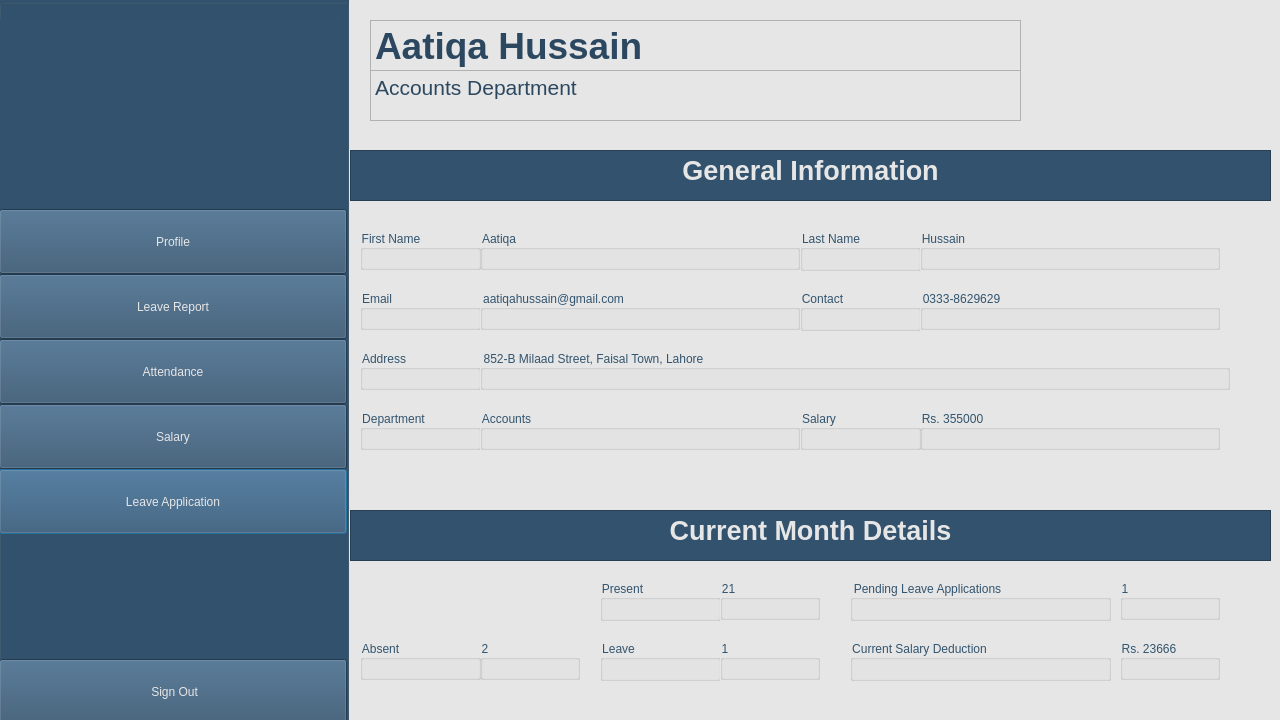
<?xml version="1.0" encoding="UTF-8"?>
<ui version="4.0">
 <class>Employee</class>
 <widget class="QDialog" name="Employee">
  <property name="geometry">
   <rect>
    <x>0</x>
    <y>0</y>
    <width>1280</width>
    <height>720</height>
   </rect>
  </property>
  <property name="minimumSize">
   <size>
    <width>1280</width>
    <height>720</height>
   </size>
  </property>
  <property name="maximumSize">
   <size>
    <width>1280</width>
    <height>720</height>
   </size>
  </property>
  <property name="mouseTracking">
   <bool>true</bool>
  </property>
  <property name="tabletTracking">
   <bool>true</bool>
  </property>
  <property name="windowTitle">
   <string>Dialog</string>
  </property>
  <property name="styleSheet">
   <string notr="true">background-color: rgb(230, 230, 230);</string>
  </property>
  <widget class="QGroupBox" name="side_bar">
   <property name="geometry">
    <rect>
     <x>-1</x>
     <y>-1</y>
     <width>350</width>
     <height>722</height>
    </rect>
   </property>
   <property name="minimumSize">
    <size>
     <width>350</width>
     <height>722</height>
    </size>
   </property>
   <property name="maximumSize">
    <size>
     <width>350</width>
     <height>722</height>
    </size>
   </property>
   <property name="styleSheet">
    <string notr="true">background-color: rgb(50, 82, 110);</string>
   </property>
   <property name="title">
    <string/>
   </property>
   <widget class="QLabel" name="logo">
    <property name="geometry">
     <rect>
      <x>0</x>
      <y>20</y>
      <width>341</width>
      <height>191</height>
     </rect>
    </property>
    <property name="text">
     <string/>
    </property>
    <property name="pixmap">
     <pixmap>../Images/logo-grey.png</pixmap>
    </property>
    <property name="scaledContents">
     <bool>true</bool>
    </property>
   </widget>
   <widget class="QPushButton" name="profile">
    <property name="geometry">
     <rect>
      <x>0</x>
      <y>470</y>
      <width>348</width>
      <height>65</height>
     </rect>
    </property>
    <property name="minimumSize">
     <size>
      <width>348</width>
      <height>65</height>
     </size>
    </property>
    <property name="maximumSize">
     <size>
      <width>348</width>
      <height>65</height>
     </size>
    </property>
    <property name="cursor">
     <cursorShape>PointingHandCursor</cursorShape>
    </property>
    <property name="styleSheet">
     <string notr="true">font: 20pt &quot;Sitka&quot; rgb(255, 255, 255);
color: rgb(230, 230, 230);</string>
    </property>
    <property name="text">
     <string>Leave Application</string>
    </property>
   </widget>
   <widget class="QPushButton" name="leave_report">
    <property name="geometry">
     <rect>
      <x>0</x>
      <y>210</y>
      <width>348</width>
      <height>65</height>
     </rect>
    </property>
    <property name="minimumSize">
     <size>
      <width>348</width>
      <height>65</height>
     </size>
    </property>
    <property name="maximumSize">
     <size>
      <width>348</width>
      <height>65</height>
     </size>
    </property>
    <property name="cursor">
     <cursorShape>PointingHandCursor</cursorShape>
    </property>
    <property name="styleSheet">
     <string notr="true">font: 20pt &quot;Sitka&quot;;
color: rgb(230, 230, 230);</string>
    </property>
    <property name="text">
     <string>Profile</string>
    </property>
   </widget>
   <widget class="QPushButton" name="leave_application">
    <property name="geometry">
     <rect>
      <x>0</x>
      <y>405</y>
      <width>348</width>
      <height>65</height>
     </rect>
    </property>
    <property name="minimumSize">
     <size>
      <width>348</width>
      <height>65</height>
     </size>
    </property>
    <property name="maximumSize">
     <size>
      <width>348</width>
      <height>65</height>
     </size>
    </property>
    <property name="cursor">
     <cursorShape>PointingHandCursor</cursorShape>
    </property>
    <property name="styleSheet">
     <string notr="true">font: 20pt &quot;Sitka&quot; rgb(255, 255, 255);
color: rgb(230, 230, 230);</string>
    </property>
    <property name="text">
     <string>Salary</string>
    </property>
   </widget>
   <widget class="QPushButton" name="salary">
    <property name="geometry">
     <rect>
      <x>0</x>
      <y>275</y>
      <width>348</width>
      <height>65</height>
     </rect>
    </property>
    <property name="minimumSize">
     <size>
      <width>348</width>
      <height>65</height>
     </size>
    </property>
    <property name="maximumSize">
     <size>
      <width>348</width>
      <height>65</height>
     </size>
    </property>
    <property name="cursor">
     <cursorShape>PointingHandCursor</cursorShape>
    </property>
    <property name="styleSheet">
     <string notr="true">font: 20pt &quot;Sitka&quot; rgb(255, 255, 255);
color: rgb(230, 230, 230);</string>
    </property>
    <property name="text">
     <string>Leave Report</string>
    </property>
   </widget>
   <widget class="QPushButton" name="attendance">
    <property name="geometry">
     <rect>
      <x>0</x>
      <y>340</y>
      <width>348</width>
      <height>65</height>
     </rect>
    </property>
    <property name="minimumSize">
     <size>
      <width>348</width>
      <height>65</height>
     </size>
    </property>
    <property name="maximumSize">
     <size>
      <width>348</width>
      <height>65</height>
     </size>
    </property>
    <property name="cursor">
     <cursorShape>PointingHandCursor</cursorShape>
    </property>
    <property name="styleSheet">
     <string notr="true">font: 20pt &quot;Sitka&quot; rgb(255, 255, 255);
color: rgb(230, 230, 230);</string>
    </property>
    <property name="text">
     <string>Attendance</string>
    </property>
   </widget>
   <widget class="QPushButton" name="sign_out">
    <property name="geometry">
     <rect>
      <x>0</x>
      <y>660</y>
      <width>348</width>
      <height>65</height>
     </rect>
    </property>
    <property name="minimumSize">
     <size>
      <width>348</width>
      <height>65</height>
     </size>
    </property>
    <property name="maximumSize">
     <size>
      <width>348</width>
      <height>65</height>
     </size>
    </property>
    <property name="cursor">
     <cursorShape>PointingHandCursor</cursorShape>
    </property>
    <property name="styleSheet">
     <string notr="true">font: italic 18pt &quot;Sitka&quot; rgb(255, 255, 255);
color: rgb(230, 230, 230);</string>
    </property>
    <property name="text">
     <string>  Sign Out </string>
    </property>
    <property name="icon">
     <iconset>
      <normaloff>../Images/sign out-grey.png</normaloff>
      <normalon>../Images/sign out-grey.png</normalon>../Images/sign out-grey.png</iconset>
    </property>
    <property name="iconSize">
     <size>
      <width>30</width>
      <height>30</height>
     </size>
    </property>
   </widget>
  </widget>
  <widget class="QStackedWidget" name="Pages">
   <property name="geometry">
    <rect>
     <x>350</x>
     <y>0</y>
     <width>930</width>
     <height>720</height>
    </rect>
   </property>
   <property name="currentIndex">
    <number>0</number>
   </property>
   <widget class="QWidget" name="Profile_Page">
    <widget class="QGroupBox" name="l_name">
     <property name="geometry">
      <rect>
       <x>450</x>
       <y>230</y>
       <width>121</width>
       <height>41</height>
      </rect>
     </property>
     <property name="styleSheet">
      <string notr="true">color: rgb(50, 84, 110);
font: 700 14pt &quot;Segoe UI&quot;;
</string>
     </property>
     <property name="title">
      <string>Last Name</string>
     </property>
     <layout class="QHBoxLayout" name="horizontalLayout_5"/>
    </widget>
    <widget class="QGroupBox" name="address">
     <property name="geometry">
      <rect>
       <x>10</x>
       <y>350</y>
       <width>121</width>
       <height>40</height>
      </rect>
     </property>
     <property name="minimumSize">
      <size>
       <width>0</width>
       <height>40</height>
      </size>
     </property>
     <property name="maximumSize">
      <size>
       <width>16777215</width>
       <height>40</height>
      </size>
     </property>
     <property name="styleSheet">
      <string notr="true">color: rgb(50, 84, 110);
font: 700 14pt &quot;Segoe UI&quot;;
</string>
     </property>
     <property name="title">
      <string>Address</string>
     </property>
     <layout class="QHBoxLayout" name="horizontalLayout_2"/>
    </widget>
    <widget class="QGroupBox" name="salary_input">
     <property name="geometry">
      <rect>
       <x>570</x>
       <y>410</y>
       <width>300</width>
       <height>40</height>
      </rect>
     </property>
     <property name="minimumSize">
      <size>
       <width>300</width>
       <height>40</height>
      </size>
     </property>
     <property name="maximumSize">
      <size>
       <width>300</width>
       <height>40</height>
      </size>
     </property>
     <property name="styleSheet">
      <string notr="true">color: rgb(50, 84, 110);
font: 14pt &quot;Segoe UI&quot;;
</string>
     </property>
     <property name="title">
      <string>Rs. 355000</string>
     </property>
     <layout class="QHBoxLayout" name="horizontalLayout_16"/>
    </widget>
    <widget class="QGroupBox" name="absent_input">
     <property name="geometry">
      <rect>
       <x>130</x>
       <y>640</y>
       <width>100</width>
       <height>40</height>
      </rect>
     </property>
     <property name="minimumSize">
      <size>
       <width>100</width>
       <height>40</height>
      </size>
     </property>
     <property name="maximumSize">
      <size>
       <width>100</width>
       <height>40</height>
      </size>
     </property>
     <property name="styleSheet">
      <string notr="true">color: rgb(50, 84, 110);
font: 14pt &quot;Segoe UI&quot;;
</string>
     </property>
     <property name="title">
      <string>2</string>
     </property>
     <layout class="QHBoxLayout" name="horizontalLayout_38"/>
    </widget>
    <widget class="QGroupBox" name="pending_applications_input">
     <property name="geometry">
      <rect>
       <x>770</x>
       <y>580</y>
       <width>100</width>
       <height>40</height>
      </rect>
     </property>
     <property name="minimumSize">
      <size>
       <width>100</width>
       <height>40</height>
      </size>
     </property>
     <property name="maximumSize">
      <size>
       <width>100</width>
       <height>40</height>
      </size>
     </property>
     <property name="styleSheet">
      <string notr="true">color: rgb(50, 84, 110);
font: 14pt &quot;Segoe UI&quot;;
</string>
     </property>
     <property name="title">
      <string>1</string>
     </property>
     <layout class="QHBoxLayout" name="horizontalLayout_46"/>
    </widget>
    <widget class="QGroupBox" name="f_name_input">
     <property name="geometry">
      <rect>
       <x>130</x>
       <y>230</y>
       <width>320</width>
       <height>40</height>
      </rect>
     </property>
     <property name="minimumSize">
      <size>
       <width>320</width>
       <height>40</height>
      </size>
     </property>
     <property name="maximumSize">
      <size>
       <width>290</width>
       <height>40</height>
      </size>
     </property>
     <property name="styleSheet">
      <string notr="true">color: rgb(50, 84, 110);
font: 14pt &quot;Segoe UI&quot;;
</string>
     </property>
     <property name="title">
      <string>Aatiqa</string>
     </property>
     <layout class="QHBoxLayout" name="horizontalLayout_8"/>
    </widget>
    <widget class="QGroupBox" name="f_name">
     <property name="geometry">
      <rect>
       <x>10</x>
       <y>230</y>
       <width>121</width>
       <height>40</height>
      </rect>
     </property>
     <property name="minimumSize">
      <size>
       <width>0</width>
       <height>40</height>
      </size>
     </property>
     <property name="maximumSize">
      <size>
       <width>16777215</width>
       <height>40</height>
      </size>
     </property>
     <property name="styleSheet">
      <string notr="true">color: rgb(50, 84, 110);
font: 700 14pt &quot;Segoe UI&quot;;
</string>
     </property>
     <property name="title">
      <string>First Name</string>
     </property>
     <layout class="QHBoxLayout" name="horizontalLayout"/>
    </widget>
    <widget class="QGroupBox" name="l_name_input">
     <property name="geometry">
      <rect>
       <x>570</x>
       <y>230</y>
       <width>300</width>
       <height>40</height>
      </rect>
     </property>
     <property name="minimumSize">
      <size>
       <width>300</width>
       <height>40</height>
      </size>
     </property>
     <property name="maximumSize">
      <size>
       <width>300</width>
       <height>40</height>
      </size>
     </property>
     <property name="styleSheet">
      <string notr="true">color: rgb(50, 84, 110);
font: 14pt &quot;Segoe UI&quot;;
</string>
     </property>
     <property name="title">
      <string>Hussain</string>
     </property>
     <layout class="QHBoxLayout" name="horizontalLayout_14"/>
    </widget>
    <widget class="QGroupBox" name="pending_applications">
     <property name="geometry">
      <rect>
       <x>500</x>
       <y>580</y>
       <width>261</width>
       <height>41</height>
      </rect>
     </property>
     <property name="styleSheet">
      <string notr="true">color: rgb(50, 84, 110);
font: 700 14pt &quot;Segoe UI&quot;;
</string>
     </property>
     <property name="title">
      <string>Pending Leave Applications</string>
     </property>
     <layout class="QHBoxLayout" name="horizontalLayout_45"/>
    </widget>
    <widget class="QGroupBox" name="salary_2">
     <property name="geometry">
      <rect>
       <x>450</x>
       <y>410</y>
       <width>121</width>
       <height>40</height>
      </rect>
     </property>
     <property name="minimumSize">
      <size>
       <width>0</width>
       <height>40</height>
      </size>
     </property>
     <property name="maximumSize">
      <size>
       <width>16777215</width>
       <height>40</height>
      </size>
     </property>
     <property name="styleSheet">
      <string notr="true">color: rgb(50, 84, 110);
font: 700 14pt &quot;Segoe UI&quot;;
</string>
     </property>
     <property name="title">
      <string>Salary</string>
     </property>
     <layout class="QHBoxLayout" name="horizontalLayout_7"/>
    </widget>
    <widget class="QGroupBox" name="email">
     <property name="geometry">
      <rect>
       <x>10</x>
       <y>290</y>
       <width>121</width>
       <height>40</height>
      </rect>
     </property>
     <property name="minimumSize">
      <size>
       <width>0</width>
       <height>40</height>
      </size>
     </property>
     <property name="maximumSize">
      <size>
       <width>16777215</width>
       <height>40</height>
      </size>
     </property>
     <property name="styleSheet">
      <string notr="true">color: rgb(50, 84, 110);
font: 700 14pt &quot;Segoe UI&quot;;
</string>
     </property>
     <property name="title">
      <string>Email</string>
     </property>
     <layout class="QHBoxLayout" name="horizontalLayout_3"/>
    </widget>
    <widget class="QGroupBox" name="leave">
     <property name="geometry">
      <rect>
       <x>250</x>
       <y>640</y>
       <width>121</width>
       <height>41</height>
      </rect>
     </property>
     <property name="styleSheet">
      <string notr="true">color: rgb(50, 84, 110);
font: 700 14pt &quot;Segoe UI&quot;;
</string>
     </property>
     <property name="title">
      <string>Leave</string>
     </property>
     <layout class="QHBoxLayout" name="horizontalLayout_43"/>
    </widget>
    <widget class="QTextEdit" name="name">
     <property name="geometry">
      <rect>
       <x>20</x>
       <y>20</y>
       <width>651</width>
       <height>61</height>
      </rect>
     </property>
     <property name="minimumSize">
      <size>
       <width>0</width>
       <height>61</height>
      </size>
     </property>
     <property name="maximumSize">
      <size>
       <width>16777215</width>
       <height>16777215</height>
      </size>
     </property>
     <property name="styleSheet">
      <string notr="true">color: rgb(44, 72, 97);</string>
     </property>
     <property name="html">
      <string>&lt;!DOCTYPE HTML PUBLIC &quot;-//W3C//DTD HTML 4.0//EN&quot; &quot;http://www.w3.org/TR/REC-html40/strict.dtd&quot;&gt;
&lt;html&gt;&lt;head&gt;&lt;meta name=&quot;qrichtext&quot; content=&quot;1&quot; /&gt;&lt;style type=&quot;text/css&quot;&gt;
p, li { white-space: pre-wrap; }
&lt;/style&gt;&lt;/head&gt;&lt;body style=&quot; font-family:'MS Shell Dlg 2'; font-size:8.25pt; font-weight:400; font-style:normal;&quot;&gt;
&lt;p style=&quot; margin-top:12px; margin-bottom:12px; margin-left:0px; margin-right:0px; -qt-block-indent:0; text-indent:0px;&quot;&gt;&lt;span style=&quot; font-family:'Segoe UI'; font-size:28pt; font-weight:696;&quot;&gt;Aatiqa Hussain&lt;/span&gt;&lt;/p&gt;&lt;/body&gt;&lt;/html&gt;</string>
     </property>
    </widget>
    <widget class="QGroupBox" name="contact">
     <property name="geometry">
      <rect>
       <x>450</x>
       <y>290</y>
       <width>121</width>
       <height>41</height>
      </rect>
     </property>
     <property name="styleSheet">
      <string notr="true">color: rgb(50, 84, 110);
font: 700 14pt &quot;Segoe UI&quot;;
</string>
     </property>
     <property name="title">
      <string>Contact</string>
     </property>
     <layout class="QHBoxLayout" name="horizontalLayout_4"/>
    </widget>
    <widget class="QTextEdit" name="department_st">
     <property name="geometry">
      <rect>
       <x>20</x>
       <y>70</y>
       <width>651</width>
       <height>51</height>
      </rect>
     </property>
     <property name="minimumSize">
      <size>
       <width>0</width>
       <height>0</height>
      </size>
     </property>
     <property name="maximumSize">
      <size>
       <width>16777215</width>
       <height>16777215</height>
      </size>
     </property>
     <property name="styleSheet">
      <string notr="true">color: rgb(44, 72, 97);</string>
     </property>
     <property name="html">
      <string>&lt;!DOCTYPE HTML PUBLIC &quot;-//W3C//DTD HTML 4.0//EN&quot; &quot;http://www.w3.org/TR/REC-html40/strict.dtd&quot;&gt;
&lt;html&gt;&lt;head&gt;&lt;meta name=&quot;qrichtext&quot; content=&quot;1&quot; /&gt;&lt;style type=&quot;text/css&quot;&gt;
p, li { white-space: pre-wrap; }
&lt;/style&gt;&lt;/head&gt;&lt;body style=&quot; font-family:'MS Shell Dlg 2'; font-size:8.25pt; font-weight:400; font-style:normal;&quot;&gt;
&lt;p style=&quot; margin-top:12px; margin-bottom:12px; margin-left:0px; margin-right:0px; -qt-block-indent:0; text-indent:0px;&quot;&gt;&lt;span style=&quot; font-family:'Segoe UI'; font-size:16pt;&quot;&gt;Accounts Department&lt;/span&gt;&lt;/p&gt;&lt;/body&gt;&lt;/html&gt;</string>
     </property>
    </widget>
    <widget class="QGroupBox" name="present">
     <property name="geometry">
      <rect>
       <x>250</x>
       <y>580</y>
       <width>121</width>
       <height>41</height>
      </rect>
     </property>
     <property name="styleSheet">
      <string notr="true">color: rgb(50, 84, 110);
font: 700 14pt &quot;Segoe UI&quot;;
</string>
     </property>
     <property name="title">
      <string>Present</string>
     </property>
     <layout class="QHBoxLayout" name="horizontalLayout_41"/>
    </widget>
    <widget class="QGroupBox" name="current_deduction">
     <property name="geometry">
      <rect>
       <x>500</x>
       <y>640</y>
       <width>261</width>
       <height>41</height>
      </rect>
     </property>
     <property name="styleSheet">
      <string notr="true">color: rgb(50, 84, 110);
font: 700 14pt &quot;Segoe UI&quot;;
</string>
     </property>
     <property name="title">
      <string>Current Salary Deduction</string>
     </property>
     <layout class="QHBoxLayout" name="horizontalLayout_47"/>
    </widget>
    <widget class="QGroupBox" name="contact_input">
     <property name="geometry">
      <rect>
       <x>570</x>
       <y>290</y>
       <width>300</width>
       <height>40</height>
      </rect>
     </property>
     <property name="minimumSize">
      <size>
       <width>300</width>
       <height>40</height>
      </size>
     </property>
     <property name="maximumSize">
      <size>
       <width>300</width>
       <height>40</height>
      </size>
     </property>
     <property name="styleSheet">
      <string notr="true">color: rgb(50, 84, 110);
font: 14pt &quot;Segoe UI&quot;;
</string>
     </property>
     <property name="title">
      <string>0333-8629629</string>
     </property>
     <layout class="QHBoxLayout" name="horizontalLayout_15"/>
    </widget>
    <widget class="QTextEdit" name="general_info">
     <property name="geometry">
      <rect>
       <x>0</x>
       <y>150</y>
       <width>921</width>
       <height>51</height>
      </rect>
     </property>
     <property name="styleSheet">
      <string notr="true">background-color: rgb(50, 82, 110);
color: rgb(230, 230, 230);</string>
     </property>
     <property name="html">
      <string>&lt;!DOCTYPE HTML PUBLIC &quot;-//W3C//DTD HTML 4.0//EN&quot; &quot;http://www.w3.org/TR/REC-html40/strict.dtd&quot;&gt;
&lt;html&gt;&lt;head&gt;&lt;meta name=&quot;qrichtext&quot; content=&quot;1&quot; /&gt;&lt;style type=&quot;text/css&quot;&gt;
p, li { white-space: pre-wrap; }
&lt;/style&gt;&lt;/head&gt;&lt;body style=&quot; font-family:'MS Shell Dlg 2'; font-size:8.25pt; font-weight:400; font-style:normal;&quot;&gt;
&lt;p align=&quot;center&quot; style=&quot; margin-top:0px; margin-bottom:0px; margin-left:0px; margin-right:0px; -qt-block-indent:0; text-indent:0px;&quot;&gt;&lt;span style=&quot; font-family:'Segoe UI'; font-size:20pt; font-weight:696;&quot;&gt;General Information&lt;/span&gt;&lt;/p&gt;&lt;/body&gt;&lt;/html&gt;</string>
     </property>
    </widget>
    <widget class="QGroupBox" name="email_input">
     <property name="geometry">
      <rect>
       <x>130</x>
       <y>290</y>
       <width>320</width>
       <height>40</height>
      </rect>
     </property>
     <property name="minimumSize">
      <size>
       <width>320</width>
       <height>40</height>
      </size>
     </property>
     <property name="maximumSize">
      <size>
       <width>320</width>
       <height>40</height>
      </size>
     </property>
     <property name="styleSheet">
      <string notr="true">color: rgb(50, 84, 110);
font: 14pt &quot;Segoe UI&quot;;
</string>
     </property>
     <property name="title">
      <string>aatiqahussain@gmail.com</string>
     </property>
     <layout class="QHBoxLayout" name="horizontalLayout_9"/>
    </widget>
    <widget class="QTextEdit" name="month_details">
     <property name="geometry">
      <rect>
       <x>0</x>
       <y>510</y>
       <width>921</width>
       <height>51</height>
      </rect>
     </property>
     <property name="styleSheet">
      <string notr="true">background-color: rgb(50, 82, 110);
color: rgb(230, 230, 230);</string>
     </property>
     <property name="html">
      <string>&lt;!DOCTYPE HTML PUBLIC &quot;-//W3C//DTD HTML 4.0//EN&quot; &quot;http://www.w3.org/TR/REC-html40/strict.dtd&quot;&gt;
&lt;html&gt;&lt;head&gt;&lt;meta name=&quot;qrichtext&quot; content=&quot;1&quot; /&gt;&lt;style type=&quot;text/css&quot;&gt;
p, li { white-space: pre-wrap; }
&lt;/style&gt;&lt;/head&gt;&lt;body style=&quot; font-family:'MS Shell Dlg 2'; font-size:8.25pt; font-weight:400; font-style:normal;&quot;&gt;
&lt;p align=&quot;center&quot; style=&quot; margin-top:0px; margin-bottom:0px; margin-left:0px; margin-right:0px; -qt-block-indent:0; text-indent:0px;&quot;&gt;&lt;span style=&quot; font-family:'Segoe UI'; font-size:20pt; font-weight:696;&quot;&gt;Current Month Details&lt;/span&gt;&lt;/p&gt;&lt;/body&gt;&lt;/html&gt;</string>
     </property>
    </widget>
    <widget class="QGroupBox" name="department">
     <property name="geometry">
      <rect>
       <x>10</x>
       <y>410</y>
       <width>121</width>
       <height>40</height>
      </rect>
     </property>
     <property name="minimumSize">
      <size>
       <width>0</width>
       <height>40</height>
      </size>
     </property>
     <property name="maximumSize">
      <size>
       <width>16777215</width>
       <height>40</height>
      </size>
     </property>
     <property name="styleSheet">
      <string notr="true">color: rgb(50, 84, 110);
font: 700 14pt &quot;Segoe UI&quot;;
</string>
     </property>
     <property name="title">
      <string>Department</string>
     </property>
     <layout class="QHBoxLayout" name="horizontalLayout_6"/>
    </widget>
    <widget class="QGroupBox" name="current_deduction_input">
     <property name="geometry">
      <rect>
       <x>770</x>
       <y>640</y>
       <width>100</width>
       <height>40</height>
      </rect>
     </property>
     <property name="minimumSize">
      <size>
       <width>100</width>
       <height>40</height>
      </size>
     </property>
     <property name="maximumSize">
      <size>
       <width>100</width>
       <height>40</height>
      </size>
     </property>
     <property name="styleSheet">
      <string notr="true">color: rgb(50, 84, 110);
font: 14pt &quot;Segoe UI&quot;;
</string>
     </property>
     <property name="title">
      <string>Rs. 23666</string>
     </property>
     <layout class="QHBoxLayout" name="horizontalLayout_48"/>
    </widget>
    <widget class="QGroupBox" name="department_input">
     <property name="geometry">
      <rect>
       <x>130</x>
       <y>410</y>
       <width>320</width>
       <height>40</height>
      </rect>
     </property>
     <property name="minimumSize">
      <size>
       <width>320</width>
       <height>40</height>
      </size>
     </property>
     <property name="maximumSize">
      <size>
       <width>320</width>
       <height>40</height>
      </size>
     </property>
     <property name="styleSheet">
      <string notr="true">color: rgb(50, 84, 110);
font: 14pt &quot;Segoe UI&quot;;
</string>
     </property>
     <property name="title">
      <string>Accounts</string>
     </property>
     <layout class="QHBoxLayout" name="horizontalLayout_12"/>
    </widget>
    <widget class="QGroupBox" name="leave_input">
     <property name="geometry">
      <rect>
       <x>370</x>
       <y>640</y>
       <width>100</width>
       <height>40</height>
      </rect>
     </property>
     <property name="minimumSize">
      <size>
       <width>100</width>
       <height>40</height>
      </size>
     </property>
     <property name="maximumSize">
      <size>
       <width>100</width>
       <height>40</height>
      </size>
     </property>
     <property name="styleSheet">
      <string notr="true">color: rgb(50, 84, 110);
font: 14pt &quot;Segoe UI&quot;;
</string>
     </property>
     <property name="title">
      <string>1</string>
     </property>
     <layout class="QHBoxLayout" name="horizontalLayout_40"/>
    </widget>
    <widget class="QGroupBox" name="absent">
     <property name="geometry">
      <rect>
       <x>10</x>
       <y>640</y>
       <width>121</width>
       <height>40</height>
      </rect>
     </property>
     <property name="minimumSize">
      <size>
       <width>0</width>
       <height>40</height>
      </size>
     </property>
     <property name="maximumSize">
      <size>
       <width>16777215</width>
       <height>40</height>
      </size>
     </property>
     <property name="styleSheet">
      <string notr="true">color: rgb(50, 84, 110);
font: 700 14pt &quot;Segoe UI&quot;;
</string>
     </property>
     <property name="title">
      <string>Absent</string>
     </property>
     <layout class="QHBoxLayout" name="horizontalLayout_42"/>
    </widget>
    <widget class="QGroupBox" name="address_input">
     <property name="geometry">
      <rect>
       <x>130</x>
       <y>350</y>
       <width>750</width>
       <height>40</height>
      </rect>
     </property>
     <property name="minimumSize">
      <size>
       <width>750</width>
       <height>40</height>
      </size>
     </property>
     <property name="maximumSize">
      <size>
       <width>750</width>
       <height>40</height>
      </size>
     </property>
     <property name="styleSheet">
      <string notr="true">color: rgb(50, 84, 110);
font: 14pt &quot;Segoe UI&quot;;
</string>
     </property>
     <property name="title">
      <string>852-B Milaad Street, Faisal Town, Lahore</string>
     </property>
     <layout class="QHBoxLayout" name="horizontalLayout_10"/>
    </widget>
    <widget class="QGroupBox" name="present_input">
     <property name="geometry">
      <rect>
       <x>370</x>
       <y>580</y>
       <width>100</width>
       <height>40</height>
      </rect>
     </property>
     <property name="minimumSize">
      <size>
       <width>100</width>
       <height>40</height>
      </size>
     </property>
     <property name="maximumSize">
      <size>
       <width>100</width>
       <height>40</height>
      </size>
     </property>
     <property name="styleSheet">
      <string notr="true">color: rgb(50, 84, 110);
font: 14pt &quot;Segoe UI&quot;;
</string>
     </property>
     <property name="title">
      <string>21</string>
     </property>
     <layout class="QHBoxLayout" name="horizontalLayout_37"/>
    </widget>
   </widget>
  </widget>
 </widget>
 <resources/>
 <connections/>
</ui>
